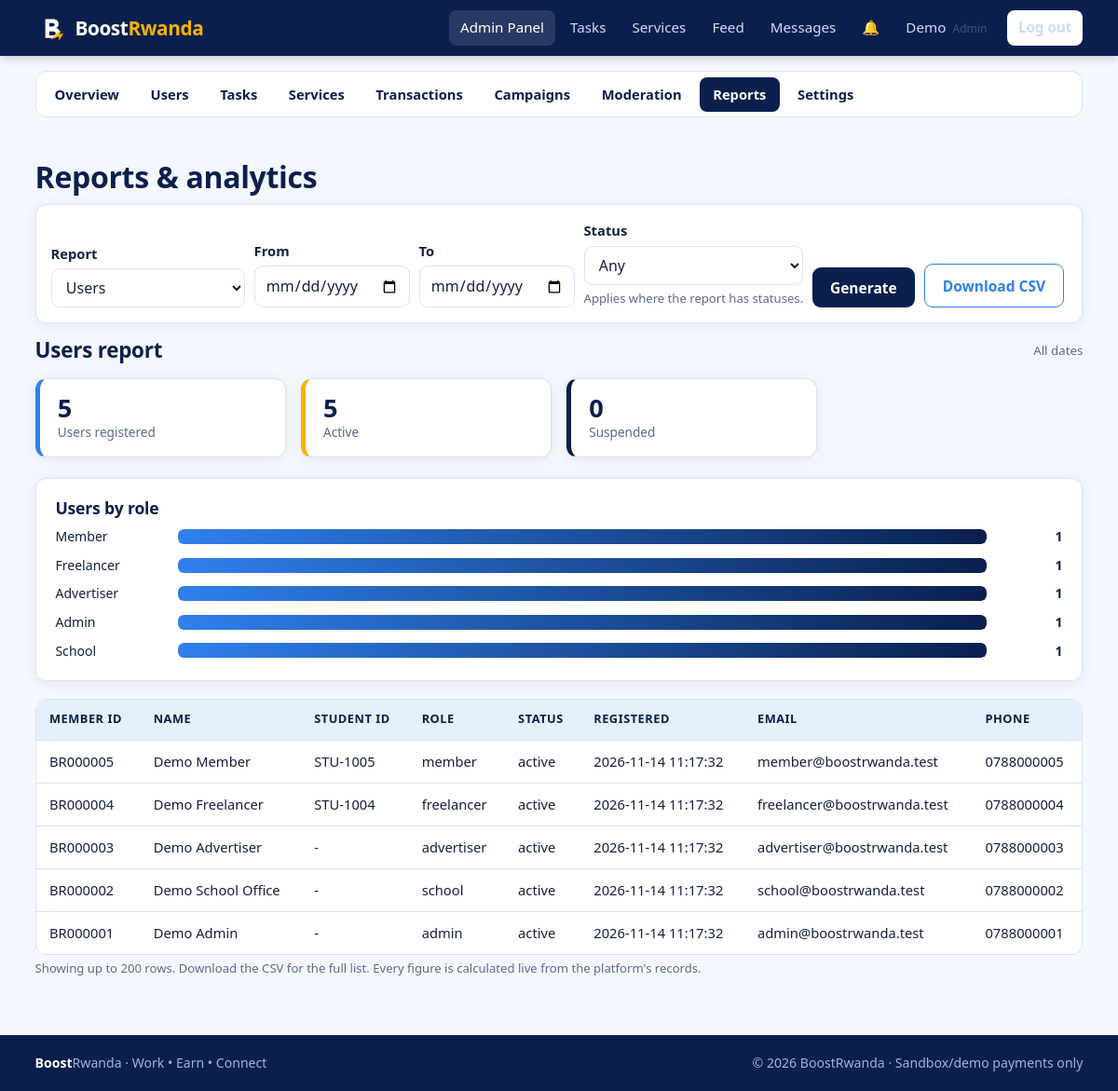
Screenshot of /admin/reports.php (signed in) with the database file from the repository.
### tables this page shows
CREATE TABLE users (
  id            INT UNSIGNED AUTO_INCREMENT PRIMARY KEY,
  member_id     VARCHAR(12)  NULL UNIQUE,                  
  full_name     VARCHAR(100) NOT NULL,
  student_id    VARCHAR(30)  NULL,                          
  email         VARCHAR(150) NOT NULL UNIQUE,
  phone         VARCHAR(20)  NOT NULL,
  password_hash VARCHAR(255) NOT NULL,                      
  role          ENUM('member','freelancer','advertiser','admin','school') NOT NULL DEFAULT 'member',
  status        ENUM('active','suspended') NOT NULL DEFAULT 'active',
  created_at    TIMESTAMP NOT NULL DEFAULT CURRENT_TIMESTAMP,
  last_login    DATETIME NULL,
  INDEX idx_users_role (role),
  INDEX idx_users_status (status),
  INDEX idx_users_student (student_id)
);

### config/database.php (called while the page is built, shortened)
<?php
function db(): PDO
{
    static $pdo = null;
    if ($pdo === null) {
        $c = app_config()['db'];
        $dsn = "mysql:host={$c['host']};dbname={$c['name']};charset={$c['charset']}";
        try {
            $pdo = new PDO($dsn, $c['user'], $c['pass'], [
                PDO::ATTR_ERRMODE            => PDO::ERRMODE_EXCEPTION,
                PDO::ATTR_DEFAULT_FETCH_MODE => PDO::FETCH_ASSOC,
                PDO::ATTR_EMULATE_PREPARES   => false,
            ]);
        } catch (PDOException $e) {
            error_log('DB connection failed: ' . $e->getMessage());
            http_response_code(500);
            exit('Database connection failed. Check config/config.php and that MySQL is running.');
        }
    }
    return $pdo;
}
function q(string $sql, array $params = []): PDOStatement
{
    $st = db()->prepare($sql);
    $st->execute($params);
    return $st;
}
function fetch_all(string $sql, array $params = []): array { return q($sql, $params)->fetchAll(); }
function fetch_one(string $sql, array $params = []): ?array { $r = q($sql, $params)->fetch(); return $r ?: null; }

### includes/auth.php (called while the page is built, shortened)
<?php
function current_user(): ?array
{
    static $user = false;
    if ($user === false) {
        $user = null;
        if (!empty($_SESSION['user_id'])) {
            $u = fetch_one('SELECT id, member_id, full_name, email, phone, role, status FROM users WHERE id=?', [$_SESSION['user_id']]);
            if ($u && $u['status'] === 'active') { $user = $u; } else { unset($_SESSION['user_id']); }
        }
    }
    return $user;
}
function role_home(string $role): string
{
    return ['admin' => 'admin/dashboard.php', 'school' => 'school/dashboard.php',
            'advertiser' => 'advertiser/dashboard.php'][$role] ?? 'user/dashboard.php';
}
function require_login(): array
{
    $u = current_user();
    return $u;
}
function require_role(array $roles): array
{
    $u = require_login();
    return $u;
}

### config/config.php (called while the page is built)
<?php
return [
    'app_name'  => 'BoostRwanda',
    'base_url'  => '/BoostRwanda',
    'currency'  => 'RWF',
    'debug'     => false,
    'db' => [
        'host'    => '127.0.0.1',
        'name'    => 'boostrwanda_db',
        'user'    => 'root',
        'pass'    => '',
        'charset' => 'utf8mb4',
    ],
    'upload_max_bytes' => 2 * 1024 * 1024,
    'upload_allowed'   => [
        'jpg' => 'image/jpeg', 'jpeg' => 'image/jpeg',
        'png' => 'image/png',  'pdf'  => 'application/pdf',
    ],
    'max_login_attempts' => 5,
    'lockout_minutes'    => 15,
    'session_idle_secs'  => 7200,
    'payment' => [
        'mode'           => 'sandbox',
        'webhook_secret' => 'change-me-sandbox-secret',
    ],
];

### includes/bootstrap.php (called while the page is built, shortened)
<?php
function app_config(): array
{
    static $cfg = null;
    if ($cfg === null) { $cfg = require ROOT_PATH . '/config/config.php'; }
    return $cfg;
}
require_once ROOT_PATH . '/config/database.php';
require_once ROOT_PATH . '/includes/functions.php';
require_once ROOT_PATH . '/includes/auth.php';
require_once ROOT_PATH . '/includes/reports_lib.php';

### includes/reports_lib.php (called while the page is built, shortened)
<?php
function report_filters(array $src, string $role): array
{
    $types = REPORT_TYPES_BY_ROLE[$role] ?? [];
    $type = isset($types[$src['type'] ?? '']) ? $src['type'] : (array_key_first($types) ?? 'users');
    $from = valid_date((string)($src['from'] ?? '')) ? $src['from'] : '';
    $to   = valid_date((string)($src['to'] ?? '')) ? $src['to'] : '';
    $status = in_array($src['status'] ?? '', REPORT_STATUSES[$type], true) ? $src['status'] : '';
    return ['type' => $type, 'from' => $from, 'to' => $to, 'status' => $status];
}
function rpt_range(string $col, array $f, array &$params): string
{
    $s = '';
    return $s;
}
function rpt_pairs(array $rows): array { $o = []; foreach ($rows as $r) { $o[$r['label']] = (float)$r['val']; } return $o; }
function report_data(array $f, string $role, int $limit = 200): array
{
    $isAdmin = $role === 'admin';
    $p = []; $type = $f['type'];
    if ($type === 'users') {
        $w = 'WHERE 1=1' . rpt_range('u.created_at', $f, $p);
        $sum = fetch_one("SELECT COUNT(*) total, COALESCE(SUM(u.status='active'),0) active, COALESCE(SUM(u.status='suspended'),0) suspended FROM users u $w", $p);
        $chart = rpt_pairs(fetch_all("SELECT u.role label, COUNT(*) val FROM users u $w GROUP BY u.role ORDER BY val DESC", $p));
        $rows = fetch_all("SELECT u.member_id, u.full_name, u.student_id, u.role, u.status, u.created_at" . ($isAdmin ? ', u.email, u.phone' : '') . " FROM users u $w ORDER BY u.id DESC LIMIT $limit", $p);
        $cols = ['Member ID', 'Name', 'Student ID', 'Role', 'Status', 'Registered'];
        if ($isAdmin) { $cols[] = 'Email'; $cols[] = 'Phone'; }
        return ['title' => 'Users report', 'summary' => ['Users registered' => (int)$sum['total'], 'Active' => (int)$sum['active'], 'Suspended' => (int)$sum['suspended']],
                'chart' => array_map('intval', $chart), 'chart_title' => 'Users by role', 'columns' => $cols,
                'rows' => array_map(fn($r) => array_values(array_map(fn($v) => (string)($v ?? '-'), $r)), $rows), 'money_cols' => []];
    }
    $w = 'WHERE 1=1' . rpt_range('c.created_at', $f, $p);
    $sum = fetch_one("SELECT COUNT(*) n, COALESCE(SUM(c.budget),0) budget, COALESCE(SUM(c.status='active'),0) active_n FROM campaigns c $w", $p);
    $chart = rpt_pairs(fetch_all("SELECT c.status label, SUM(c.budget) val FROM campaigns c $w GROUP BY c.status", $p));
    $rows = fetch_all("SELECT c.id, c.title, u.full_name, c.budget, CONCAT(c.start_date,' to ',c.end_date) period, c.status FROM campaigns c JOIN users u ON u.id=c.advertiser_id $w ORDER BY c.id DESC LIMIT $limit", $p);
    return ['title' => 'Advertiser campaigns report', 'summary' => ['Campaigns' => (int)$sum['n'], 'Active' => (int)$sum['active_n'], 'Total budget' => money($sum['budget'])],
            'chart' => $chart, 'chart_title' => 'Budget by status', 'columns' => ['#', 'Campaign', 'Advertiser', 'Budget', 'Period', 'Status'],
            'rows' => array_map(fn($r) => array_map('strval', array_values($r)), $rows), 'money_cols' => [3]];
}

### includes/report_view.php (the view, shortened to what this page needs)
<?php
$types = REPORT_TYPES_BY_ROLE[$role];
$max = $report['chart'] ? max($report['chart']) : 0;
?>
<form class="filters card" method="get" action="<?= e(url($action)) ?>" data-no-loading style="padding:1rem">
  <div class="form-group"><label for="type">Report</label><select id="type" name="type"><?php foreach ($types as $k => $l): ?><option value="<?= e($k) ?>" <?= $f['type'] === $k ? 'selected' : '' ?>><?= e($l) ?></option><?php endforeach; ?></select></div>
  <div class="form-group"><label for="from">From</label><input id="from" name="from" type="date" value="<?= e($f['from']) ?>"></div>
  <div class="form-group"><label for="to">To</label><input id="to" name="to" type="date" value="<?= e($f['to']) ?>"></div>
  <div class="form-group"><label for="status">Status</label><select id="status" name="status"><option value="">Any</option>
    <?php foreach (array_unique(array_merge(...array_values(REPORT_STATUSES))) as $s): ?><option value="<?= e($s) ?>" <?= $f['status'] === $s ? 'selected' : '' ?>><?= e(ucfirst($s)) ?></option><?php endforeach; ?></select>
    <div class="help">Applies where the report has statuses.</div></div>
  <button class="btn btn-navy" type="submit">Generate</button>
  <a class="btn btn-outline" href="?<?= e(http_build_query(array_merge($f, ['export' => 'csv']))) ?>">Download CSV</a>
</form>
<div class="card-head"><h2><?= e($report['title']) ?></h2>
  <small><?= $f['from'] || $f['to'] ? e(($f['from'] ?: 'start') . ' to ' . ($f['to'] ?: 'today')) : 'All dates' ?><?= $f['status'] ? ' &middot; status: ' . e($f['status']) : '' ?></small></div>
<div class="stats">
  <?php foreach ($report['summary'] as $label => $val): ?><div class="stat"><div class="stat-value"><?= e($val) ?></div><div class="stat-label"><?= e($label) ?></div></div><?php endforeach; ?>
</div>
<?php if ($report['chart']): ?>
<div class="card"><h3><?= e($report['chart_title']) ?></h3><div class="bars">
  <?php foreach ($report['chart'] as $label => $val): ?>
    <div class="bar-row"><span><?= e(ucfirst((string)$label)) ?></span><div class="bar-track"><div class="bar-fill" style="width:<?= $max > 0 ? round($val / $max * 100) : 0 ?>%"></div></div><span class="val"><?= e(number_format($val, $val == floor($val) ? 0 : 2)) ?></span></div>
  <?php endforeach; ?></div></div>
<?php endif; ?>
<div class="table-wrap"><table>
  <thead><tr><?php foreach ($report['columns'] as $i => $c): ?><th class="<?= in_array($i, $report['money_cols'], true) ? 'num' : '' ?>"><?= e($c) ?></th><?php endforeach; ?></tr></thead>
  <tbody>
  <?php foreach ($report['rows'] as $row): ?><tr><?php foreach ($row as $i => $cell): $m = in_array($i, $report['money_cols'], true); ?>
    <td class="<?= $m ? 'num' : '' ?>"><?= e($m && is_numeric($cell) ? number_format((float)$cell, 2) : $cell) ?></td><?php endforeach; ?></tr><?php endforeach; ?>
  </tbody></table></div>
<p class="help">Showing up to 200 rows. Download the CSV for the full list. Every figure is calculated live from the platform's records.</p>

### includes/navbar.php (shortened to what this page needs)
<?php
$__links = [];
if ($__u) {
    switch ($__u['role']) {
        case 'admin':
            $__links = ['admin/dashboard.php' => 'Admin Panel', 'tasks/index.php' => 'Tasks', 'services/index.php' => 'Services',
                        'social/index.php' => 'Feed', 'messages/index.php' => 'Messages'];
            break;
    }
}
$__here = ltrim(str_replace(rtrim(app_config()['base_url'], '/'), '', parse_url($_SERVER['REQUEST_URI'], PHP_URL_PATH)), '/');
$__active = array_key_exists($__here, $__links) ? $__here : null;
if (!$__active) { foreach (array_keys($__links) as $__p) { if (strpos($__here, dirname($__p) . '/') === 0) { $__active = $__p; break; } } }
?>
<header class="topbar">
  <div class="container topbar-inner">
    <a class="brand" href="<?= e(url($__u ? role_home($__u['role']) : '')) ?>">
      <img src="<?= e(url('assets/images/logo.svg')) ?>" alt="" width="34" height="34">
      <span>Boost<b>Rwanda</b></span>
    </a>
    <nav id="nav" class="nav">
      <?php foreach ($__links as $path => $label): ?>
        <a class="<?= $path === $__active ? 'active' : '' ?>" href="<?= e(url($path)) ?>"><?= e($label) ?></a>
      <?php endforeach; ?>
      <?php if ($__u): ?>
        <a class="bell" href="<?= e(url('user/notifications.php')) ?>" title="Notifications">&#128276;<span id="notif-count" class="count" <?= ($n = unread_notifications((int)$__u['id'])) ? '' : 'hidden' ?>><?= (int)$n ?></span></a>
        <a href="<?= e(url('user/profile.php')) ?>" class="nav-user"><?= e(explode(' ', $__u['full_name'])[0]) ?> <small><?= e($__u['role']) ?></small></a>
        <a class="btn btn-light btn-sm" href="<?= e(url('auth/logout.php')) ?>">Log out</a>
      <?php else: ?>
        <a href="<?= e(url('auth/login.php')) ?>">Log in</a>
        <a class="btn btn-gold btn-sm" href="<?= e(url('auth/register.php')) ?>">Join free</a>
      <?php endif; ?>
    </nav>
  </div>
</header>

### assets/css/style.css (style rules this page uses)
:root { --navy:#0a1f4d; --navy-2:#13306e; --blue:#2f80ed; --sky:#e6f0fc; --sky-2:#cfe2fa; --gold:#f5b301; --ink:#122042; --muted:#5b6a8a; --line:#d9e3f3; --bg:#f4f8fe; --white:#fff; --ok:#1a9d5c; --warn:#d98a00; --bad:#d6393b; --radius:12px; --shadow:0 2px 14px rgba(10,31,77,.08); font-family:"Segoe UI",system-ui,-apple-system,Roboto,Arial,sans-serif; }
* { box-sizing:border-box }
html { scroll-behavior:smooth }
body { margin:0;background:var(--bg);color:var(--ink);line-height:1.55;font-size:16px }
h1,h2,h3 { line-height:1.2;color:var(--navy);margin:0 0 .5em;letter-spacing:-.01em }
h2 { font-size:1.4rem }
h3 { font-size:1.1rem }
a { color:var(--blue) }
img { max-width:100% }
p { margin:0 0 1em }
small,.muted { color:var(--muted) }
.container { width:100%;max-width:1160px;margin:0 auto;padding:0 1.1rem }
.topbar { background:var(--navy);color:#fff;position:sticky;top:0;z-index:50;box-shadow:0 2px 10px rgba(0,0,0,.2) }
.topbar-inner { display:flex;align-items:center;justify-content:space-between;gap:1rem;min-height:60px }
.brand { display:flex;align-items:center;gap:.55rem;color:#fff;text-decoration:none;font-size:1.3rem;font-weight:700;letter-spacing:-.02em }
.brand b { color:var(--gold) }
.nav { display:flex;align-items:center;gap:.25rem;flex-wrap:wrap }
.nav>a { color:#cfdcf5;text-decoration:none;padding:.45rem .75rem;border-radius:8px;font-size:.95rem }
.nav>a:hover,.nav>a.active { background:rgba(255,255,255,.12);color:#fff }
.nav .btn { margin-left:.35rem }
.nav-user small { opacity:.7;font-size:.75rem;margin-left:.2rem;text-transform:capitalize }
.bell { position:relative }
.btn { display:inline-block;border:0;border-radius:9px;padding:.65rem 1.2rem;font-size:.97rem;font-weight:600;cursor:pointer;text-decoration:none;font-family:inherit;transition:transform .08s,filter .15s }
.btn-navy { background:var(--navy);color:#fff }
.btn-light { background:#fff;color:var(--navy) }
.btn-outline { background:transparent;border:1.5px solid var(--blue);color:var(--blue) }
.btn-sm { padding:.35rem .8rem;font-size:.85rem }
.card { background:#fff;border:1px solid var(--line);border-radius:var(--radius);padding:1.3rem;box-shadow:var(--shadow);margin-bottom:1.2rem }
.card-head { display:flex;justify-content:space-between;align-items:center;gap:1rem;margin-bottom:.9rem;flex-wrap:wrap }
.card-head h2,.card-head h3 { margin:0 }
.form-group { margin-bottom:1rem }
label { display:block;font-weight:600;margin-bottom:.3rem;font-size:.92rem }
input,select,textarea { width:100%;padding:.65rem .8rem;border:1.5px solid var(--line);border-radius:9px;font:inherit;background:#fff;color:var(--ink) }
.help { font-size:.82rem;color:var(--muted);margin-top:.25rem }

### assets/css/dashboard.css (style rules this page uses)
.stats { display:grid;grid-template-columns:repeat(4,1fr);gap:1rem;margin:1rem 0 1.4rem }
.stat { background:#fff;border:1px solid var(--line);border-left:5px solid var(--blue);border-radius:var(--radius);padding:1rem 1.2rem;box-shadow:var(--shadow) }
.stat:nth-child(4n+2) { border-left-color:var(--gold) }
.stat:nth-child(4n+3) { border-left-color:var(--navy) }
.stat-value { font-size:1.7rem;font-weight:800;color:var(--navy);line-height:1.1 }
.stat-label { color:var(--muted);font-size:.85rem }
.table-wrap { overflow-x:auto;border:1px solid var(--line);border-radius:var(--radius);background:#fff }
table { width:100%;border-collapse:collapse;font-size:.92rem }
th,td { padding:.7rem .9rem;text-align:left;border-bottom:1px solid var(--line);vertical-align:top }
th { background:var(--sky);color:var(--navy);font-size:.8rem;text-transform:uppercase;letter-spacing:.04em;white-space:nowrap }
tr:last-child td { border-bottom:0 }
.filters { display:flex;gap:.6rem;flex-wrap:wrap;align-items:end;margin-bottom:1rem }
.filters .form-group { margin:0;min-width:140px }
.filters input,.filters select { padding:.5rem .7rem }
.bars { display:grid;gap:.55rem }
.bar-row { display:grid;grid-template-columns:120px 1fr 70px;gap:.7rem;align-items:center;font-size:.88rem }
.bar-track { background:var(--sky);border-radius:6px;height:16px;overflow:hidden }
.bar-fill { height:100%;background:linear-gradient(90deg,var(--blue),var(--navy));border-radius:6px;min-width:2px }
.bar-row .val { text-align:right;font-weight:700;color:var(--navy) }

### rows the page displays
users: full_name "Demo", role "Admin", type "Users", member "BR000001", full_name "Demo Admin", cell "-", role "admin", status "active", created_at "2026-11-14 11:17:32", email "admin@boostrwanda.test", phone "0788000001"
users: member "BR000005", full_name "Demo Member", student "STU-1005", role "member", status "active", created_at "2026-11-14 11:17:32", email "member@boostrwanda.test", phone "0788000005"
users: member "BR000004", full_name "Demo Freelancer", student "STU-1004", role "freelancer", status "active", created_at "2026-11-14 11:17:32", email "freelancer@boostrwanda.test", phone "0788000004"
users: member "BR000003", full_name "Demo Advertiser", cell "-", role "advertiser", status "active", created_at "2026-11-14 11:17:32", email "advertiser@boostrwanda.test", phone "0788000003"
users: member "BR000002", full_name "Demo School Office", cell "-", role "school", status "active", created_at "2026-11-14 11:17:32", email "school@boostrwanda.test", phone "0788000002"

### other values shown
$label "Admin Panel"
$label "Tasks"
$label "Services"
$label "Feed"
$label "Messages"
$label "Overview"
$label "Users"
$label "Transactions"
$label "Campaigns"
$label "Moderation"
$label "Reports"
$label "Settings"
$report['title'] "Users report"
$val "5"
$label "Users registered"
